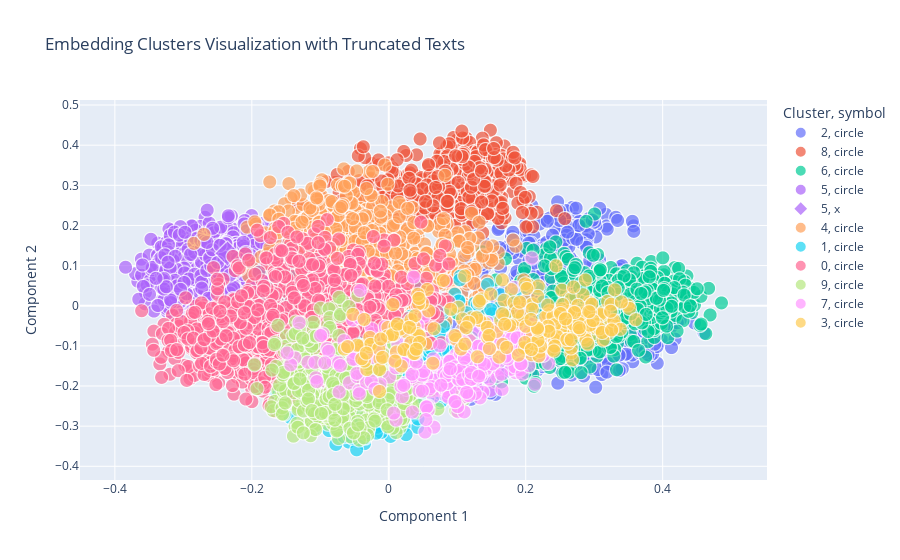

Notebook code for this chart:
### Markdown cell above
# <font color="gree">Visualizando os Embeddings</font>

### Code cell
# Let's now visualise the cluster with the query mapped out as well

labels = ['Data Point'] * len(embeddings_array)

truncated_texts = []
for text in texts:
    words = text.strip().split()
    truncated_text = ' '.join(words[:5]) if len(words) >= 5 else text.strip()
    truncated_texts.append(truncated_text)

query_words = application_text.strip().split()
truncated_query_text = ' '.join(query_words[:5]) if len(query_words) >= 5 else application_text.strip()

df = pd.DataFrame({
    'Component 1': reduced_embeddings[:, 0],
    'Component 2': reduced_embeddings[:, 1],
    'Cluster': cluster_labels.astype(str),
    'Label': labels,
    'Text': truncated_texts
})

df_query = pd.DataFrame({
    'Component 1': [reduced_query_embedding[0, 0]],
    'Component 2': [reduced_query_embedding[0, 1]],
    'Cluster': [str(query_cluster_label)],
    'Label': ['Query'],
    'Text': [truncated_query_text]
})

df = pd.concat([df, df_query], ignore_index=True)

fig = px.scatter(
    df,
    x='Component 1',
    y='Component 2',
    color='Cluster',
    hover_data=['Label', 'Text'],
    symbol=df['Label'].apply(lambda x: 'x' if x == 'Query' else 'circle'),
    size=df['Label'].apply(lambda x: 10 if x == 'Query' else 5),
    title='Embedding Clusters Visualization with Truncated Texts'
)

fig.show()

### Figure 1 — Plotly figure (JSON) as saved in the notebook; plotly's stock layout.template omitted (floating-point values rounded to 4 significant figures; data arrays with more than 128 entries replaced by an {"elided": "..."} marker saying what was removed)
{"data": [{"customdata": {"elided": "781x2 str values"}, "hovertemplate": "Cluster=2<br>symbol=circle<br>Component 1=%{x}<br>Component 2=%{y}<br>size=%{marker.size}<br>Label=%{customdata[0]}<br>Text=%{customdata[1]}<extra></extra>", "legendgroup": "2, circle", "marker": {"color": "#636efa", "size": {"elided": "781 int values"}, "sizemode": "area", "sizeref": 0.025, "symbol": "circle"}, "mode": "markers", "name": "2, circle", "showlegend": true, "type": "scattergl", "x": {"elided": "781 float values"}, "xaxis": "x", "y": {"elided": "781 float values"}, "yaxis": "y"}, {"customdata": {"elided": "521x2 str values"}, "hovertemplate": "Cluster=8<br>symbol=circle<br>Component 1=%{x}<br>Component 2=%{y}<br>size=%{marker.size}<br>Label=%{customdata[0]}<br>Text=%{customdata[1]}<extra></extra>", "legendgroup": "8, circle", "marker": {"color": "#EF553B", "size": {"elided": "521 int values"}, "sizemode": "area", "sizeref": 0.025, "symbol": "circle"}, "mode": "markers", "name": "8, circle", "showlegend": true, "type": "scattergl", "x": {"elided": "521 float values"}, "xaxis": "x", "y": {"elided": "521 float values"}, "yaxis": "y"}, {"customdata": {"elided": "713x2 str values"}, "hovertemplate": "Cluster=6<br>symbol=circle<br>Component 1=%{x}<br>Component 2=%{y}<br>size=%{marker.size}<br>Label=%{customdata[0]}<br>Text=%{customdata[1]}<extra></extra>", "legendgroup": "6, circle", "marker": {"color": "#00cc96", "size": {"elided": "713 int values"}, "sizemode": "area", "sizeref": 0.025, "symbol": "circle"}, "mode": "markers", "name": "6, circle", "showlegend": true, "type": "scattergl", "x": {"elided": "713 float values"}, "xaxis": "x", "y": {"elided": "713 float values"}, "yaxis": "y"}, {"customdata": {"elided": "1317x2 str values"}, "hovertemplate": "Cluster=5<br>symbol=circle<br>Component 1=%{x}<br>Component 2=%{y}<br>size=%{marker.size}<br>Label=%{customdata[0]}<br>Text=%{customdata[1]}<extra></extra>", "legendgroup": "5, circle", "marker": {"color": "#ab63fa", "size": {"elided": "1317 int values"}, "sizemode": "area", "sizeref": 0.025, "symbol": "circle"}, "mode": "markers", "name": "5, circle", "showlegend": true, "type": "scattergl", "x": {"elided": "1317 float values"}, "xaxis": "x", "y": {"elided": "1317 float values"}, "yaxis": "y"}, {"customdata": [["Query", "We're is seeking a dynamic"]], "hovertemplate": "Cluster=5<br>symbol=x<br>Component 1=%{x}<br>Component 2=%{y}<br>size=%{marker.size}<br>Label=%{customdata[0]}<br>Text=%{customdata[1]}<extra></extra>", "legendgroup": "5, x", "marker": {"color": "#ab63fa", "size": [10], "sizemode": "area", "sizeref": 0.025, "symbol": "diamond"}, "mode": "markers", "name": "5, x", "showlegend": true, "type": "scattergl", "x": [-0.2357], "xaxis": "x", "y": [0.1305], "yaxis": "y"}, {"customdata": {"elided": "685x2 str values"}, "hovertemplate": "Cluster=4<br>symbol=circle<br>Component 1=%{x}<br>Component 2=%{y}<br>size=%{marker.size}<br>Label=%{customdata[0]}<br>Text=%{customdata[1]}<extra></extra>", "legendgroup": "4, circle", "marker": {"color": "#FFA15A", "size": {"elided": "685 int values"}, "sizemode": "area", "sizeref": 0.025, "symbol": "circle"}, "mode": "markers", "name": "4, circle", "showlegend": true, "type": "scattergl", "x": {"elided": "685 float values"}, "xaxis": "x", "y": {"elided": "685 float values"}, "yaxis": "y"}, {"customdata": {"elided": "825x2 str values"}, "hovertemplate": "Cluster=1<br>symbol=circle<br>Component 1=%{x}<br>Component 2=%{y}<br>size=%{marker.size}<br>Label=%{customdata[0]}<br>Text=%{customdata[1]}<extra></extra>", "legendgroup": "1, circle", "marker": {"color": "#19d3f3", "size": {"elided": "825 int values"}, "sizemode": "area", "sizeref": 0.025, "symbol": "circle"}, "mode": "markers", "name": "1, circle", "showlegend": true, "type": "scattergl", "x": {"elided": "825 float values"}, "xaxis": "x", "y": {"elided": "825 float values"}, "yaxis": "y"}, {"customdata": {"elided": "1065x2 str values"}, "hovertemplate": "Cluster=0<br>symbol=circle<br>Component 1=%{x}<br>Component 2=%{y}<br>size=%{marker.size}<br>Label=%{customdata[0]}<br>Text=%{customdata[1]}<extra></extra>", "legendgroup": "0, circle", "marker": {"color": "#FF6692", "size": {"elided": "1065 int values"}, "sizemode": "area", "sizeref": 0.025, "symbol": "circle"}, "mode": "markers", "name": "0, circle", "showlegend": true, "type": "scattergl", "x": {"elided": "1065 float values"}, "xaxis": "x", "y": {"elided": "1065 float values"}, "yaxis": "y"}, {"customdata": {"elided": "458x2 str values"}, "hovertemplate": "Cluster=9<br>symbol=circle<br>Component 1=%{x}<br>Component 2=%{y}<br>size=%{marker.size}<br>Label=%{customdata[0]}<br>Text=%{customdata[1]}<extra></extra>", "legendgroup": "9, circle", "marker": {"color": "#B6E880", "size": {"elided": "458 int values"}, "sizemode": "area", "sizeref": 0.025, "symbol": "circle"}, "mode": "markers", "name": "9, circle", "showlegend": true, "type": "scattergl", "x": {"elided": "458 float values"}, "xaxis": "x", "y": {"elided": "458 float values"}, "yaxis": "y"}, {"customdata": {"elided": "312x2 str values"}, "hovertemplate": "Cluster=7<br>symbol=circle<br>Component 1=%{x}<br>Component 2=%{y}<br>size=%{marker.size}<br>Label=%{customdata[0]}<br>Text=%{customdata[1]}<extra></extra>", "legendgroup": "7, circle", "marker": {"color": "#FF97FF", "size": {"elided": "312 int values"}, "sizemode": "area", "sizeref": 0.025, "symbol": "circle"}, "mode": "markers", "name": "7, circle", "showlegend": true, "type": "scattergl", "x": {"elided": "312 float values"}, "xaxis": "x", "y": {"elided": "312 float values"}, "yaxis": "y"}, {"customdata": {"elided": "227x2 str values"}, "hovertemplate": "Cluster=3<br>symbol=circle<br>Component 1=%{x}<br>Component 2=%{y}<br>size=%{marker.size}<br>Label=%{customdata[0]}<br>Text=%{customdata[1]}<extra></extra>", "legendgroup": "3, circle", "marker": {"color": "#FECB52", "size": {"elided": "227 int values"}, "sizemode": "area", "sizeref": 0.025, "symbol": "circle"}, "mode": "markers", "name": "3, circle", "showlegend": true, "type": "scattergl", "x": {"elided": "227 float values"}, "xaxis": "x", "y": {"elided": "227 float values"}, "yaxis": "y"}], "layout": {"legend": {"itemsizing": "constant", "title": {"text": "Cluster, symbol"}, "tracegroupgap": 0}, "title": {"text": "Embedding Clusters Visualization with Truncated Texts"}, "xaxis": {"anchor": "y", "domain": [0, 1], "title": {"text": "Component 1"}}, "yaxis": {"anchor": "x", "domain": [0, 1], "title": {"text": "Component 2"}}}}
